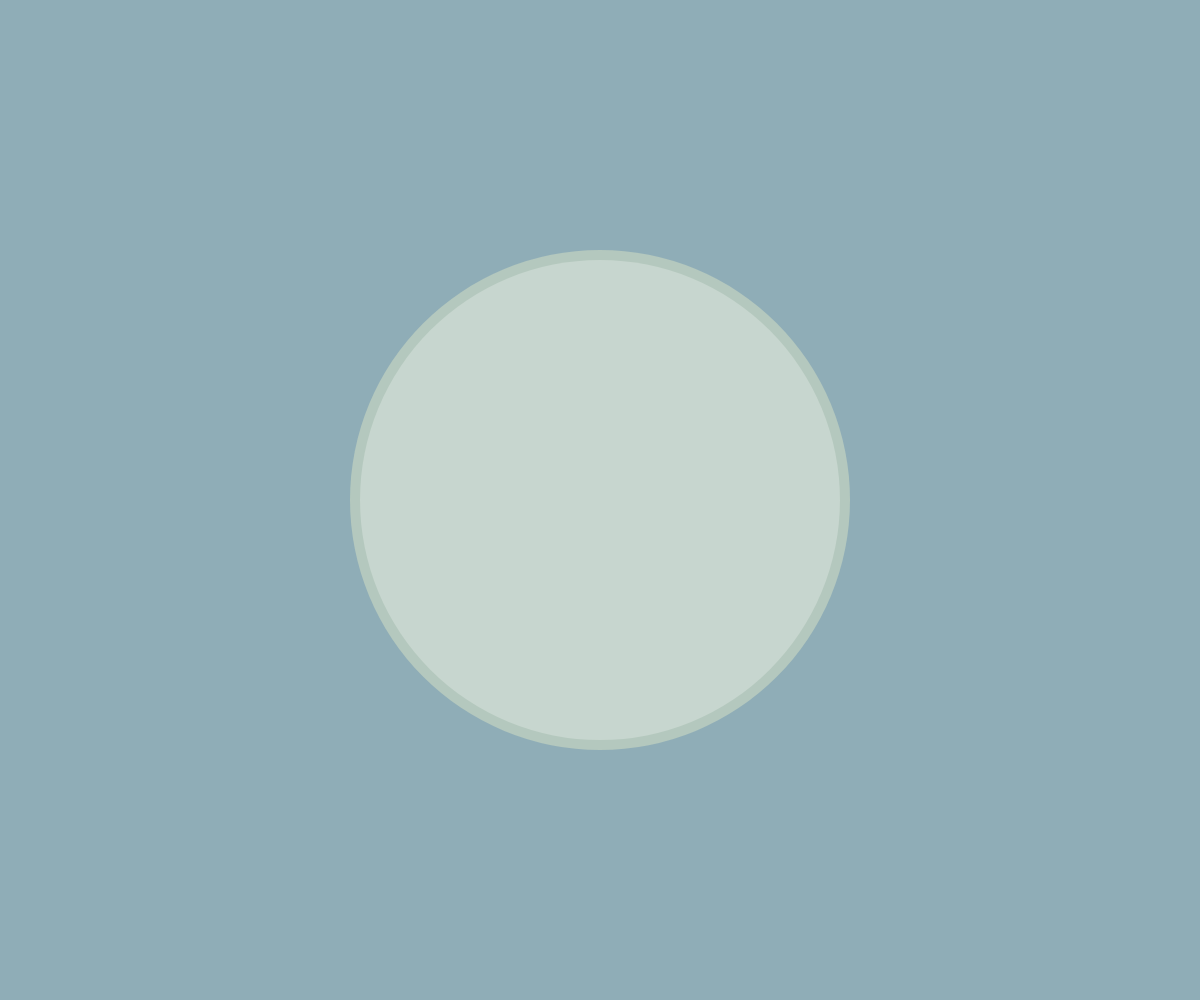
Frame 1 (no input)
Frame 60 (no input): identical to frame 1, image omitted
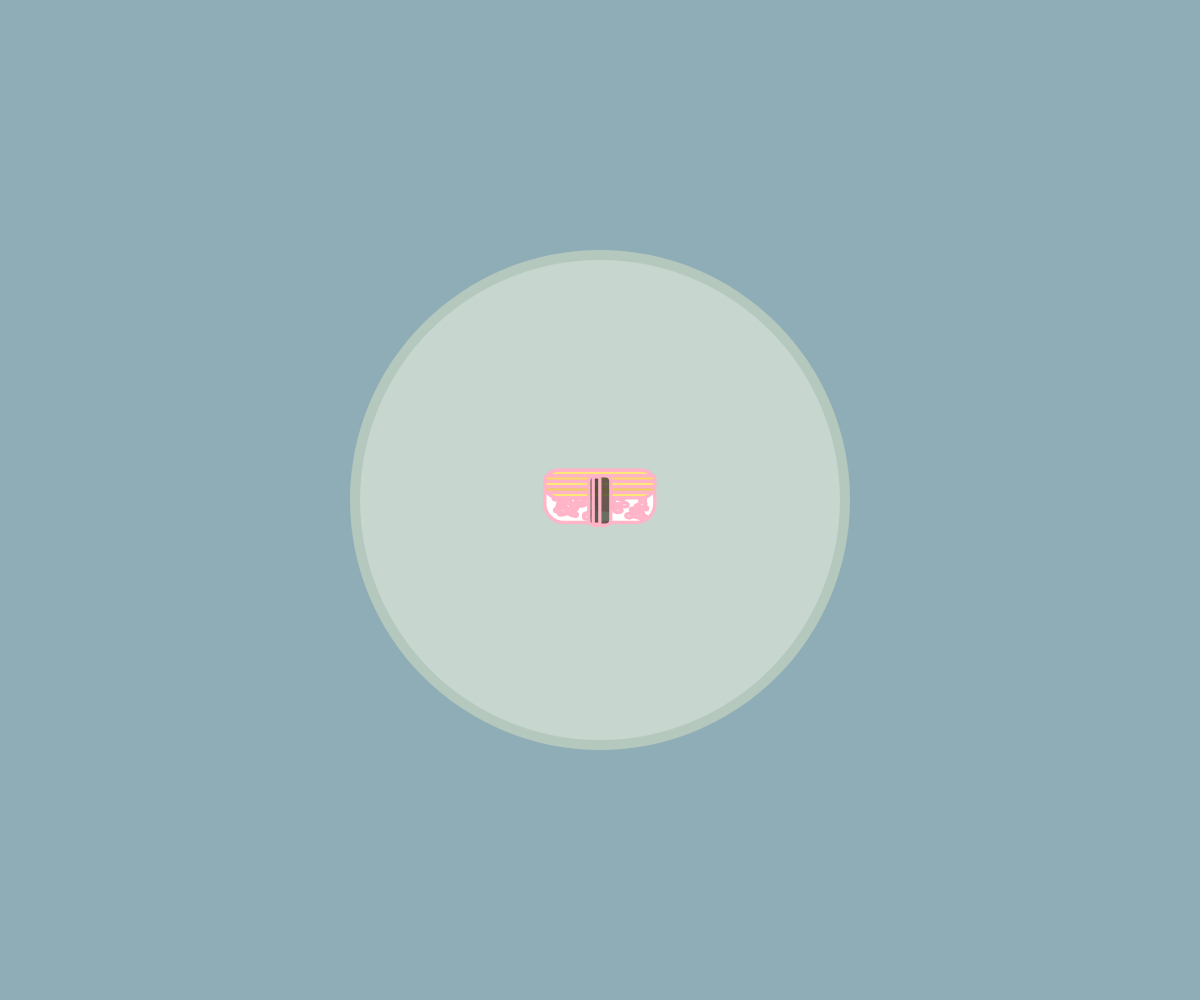
Frame 120 (the mouse pressed at the canvas centre since frame 60)

The p5.js sketch that drew these frames (run headless with seeded random() and noise() and a simulated clock; from frame 60 on, the mouse is pressed at the canvas centre):

// p5.js sketch
// ── sketch.js
//When the program starts, a plate is drawn in the center of the canvas.
//Every time I click inside the plate, a new sushi object is created at the mouse position.
//Each sushi has its own rice texture and topping type chosen randomly.
//All sushis are stored in a list, so draw() can loop through them to display and move softly.
//Using lerp(), every sushi drifts a little each frame, so it feels like floating on the plate.
//If I click a sushi again, it is removed from the list, keeping the interaction simple.
let sushis = [];
let plateX, plateY;
let plateRadius = 250;
//I keep all sushi in a list so each click makes a new one and draw() can show all

function setup() {
  createCanvas(windowWidth, windowHeight);
  colorMode(RGB);
  noStroke();

  plateX = width / 2;
  plateY = height / 2;
  //I put the plate in the center to make position control easier
}

function draw() {
  background("rgba(143, 173, 183, 1)"); 

  fill("rgb(180,200,190)");
  ellipse(plateX, plateY, 500, 500);
  fill("rgba(255,255,255,0.25)");
  ellipse(plateX, plateY, 480, 480);
  //two circles make the plate look layered but simple

  for (let i = 0; i < sushis.length; i++) {
    sushis[i].move(); //each sushi slowly moves using lerp()
    sushis[i].display(); //each sushi knows how to draw itself
  }
}

function mousePressed() {
  let anyHovering = false;

  //check if clicking an existing sushi to remove it
  for (let i = 0; i < sushis.length; i++) {
    if (sushis[i].hovering == true) {
      sushis.splice(i, 1);////splice removes the sushi I clicked on from the list
      anyHovering = true
      break;
    }
  }

  //if not removing, create a new sushi on the plate
  if (anyHovering == false) {
    let d = dist(mouseX, mouseY, plateX, plateY);
    if (d <= plateRadius) {
  //check if click is inside plate so sushi stays on it
      let types = ["salmon", "tuna", "egg"];
      let t = random(types);
      sushis.push(new Sushi(mouseX, mouseY, t));
   //make a new sushi at mouse position with a random type
    }
  }
}

class Sushi {
  constructor(x, y, type) {
    this.x = x;
    this.y = y;
    this.type = type;
    //save where this sushi is and what kind it is

     this.hovering = false; //for click detection later
     this.riceGrains = [];
    //I make many small ovals once so rice looks natural 
    for (let i = 0; i < 100; i++) {
      this.riceGrains.push({
        x: random(-40, 40),
        y: random(-15, 15),
        w: random(5, 8),
        h: random(3, 4),
        r: random(-15, 15)
    });
    }
  }

  move() {
  //make sushi drift softly by mixing its current position with a small random move
  let newX = this.x + random(-1.5, 1.5);
  let newY = this.y + random(-1, 1);

  //use lerp to move smoothly between current and new position
  this.x = lerp(this.x, newX, 0.2);
  this.y = lerp(this.y, newY, 0.2);
}

  display() {
    push();
    translate(this.x, this.y);
    rectMode(CENTER);
    noStroke();
  //I move the drawing center to the sushi position so each piece is independent

   //check if mouse is close for hover effect
    let d = dist(mouseX, mouseY, this.x, this.y);
    if (d < 60) {
      this.hovering = true;
      fill("rgb(255,255,255)");
      stroke("rgb(255,180,200)");
      strokeWeight(3);
      scale(1.1); //slightly larger when hovered
    } else {
      this.hovering = false;
      noStroke();
      fill("rgb(255,255,255)");
    }

    //base rice
    rect(0, 0, 100, 40, 17);
    //rounded shape feels softer like real rice

    //rice grains
    for (let g of this.riceGrains) {
      push();
      translate(g.x, g.y);
      rotate(radians(g.r));
      fill("rgb(235,235,235)");
      ellipse(0, 0, g.w, g.h);
      pop();
      //each grain has small random offset and rotation to feel organic
    }

    //toppings
    if (this.type === "salmon") {
      this.drawSalmon();
    } else if (this.type === "tuna") {
      this.drawTuna();
    } else if (this.type === "egg") {
      this.drawTamago();
    }
    //different toppings use same base logic but different drawing details

    pop();
    //reset all settings so next sushi is not affected
  }

  drawSalmon() {
    fill("rgb(255,140,90)");
    rect(0, -15, 105, 25, 18);
    //I move it slightly up so it looks like sitting on the rice

    stroke("rgba(255,255,255,0.5)");
    strokeWeight(2);
    for (let i = -40; i < 40; i += 20) {
      line(i, -25, i + 10, -5);
      //simple repeating lines make salmon texture without complex shapes
    }
    noStroke();
  }

  drawTuna() {
    push();
    translate(0, -10);
    noStroke();

    fill("rgb(220,80,100)");
    rect(0, 0, 105, 30, 18);
    //slightly thicker to feel heavier than salmon

    fill("rgba(255,170,180,0.5)");
    ellipse(0, -5, 100, 20);
    //soft highlight gives a shiny look like real fish

    stroke("rgba(255,255,255,0.4)");
    strokeWeight(2);
    line(-35, -4, -20, 4);
    line(-10, -6, 10, 6);
    line(25, -4, 40, 4);
    //thin white lines for gentle texture
    noStroke();

    pop();
  }

  drawTamago() {
    fill("rgb(255,230,120)");
    rect(0, -15, 100, 25, 12);
    fill("rgb(250,220,100)");
    rect(0, -20, 100, 5, 5);
    fill("rgb(240,210,90)");
    rect(0, -10, 100, 5, 5);
    //three layers of yellow make the egg look soft and cooked

    fill("rgba(40,50,30,0.7)");
    rect(0, 0, 20, 45, 5);
    fill("rgba(60,70,40,0.4)");
    rect(-3, 0, 6, 43, 2);
    //the seaweed band goes vertically to make it feel realistic
  }
}
